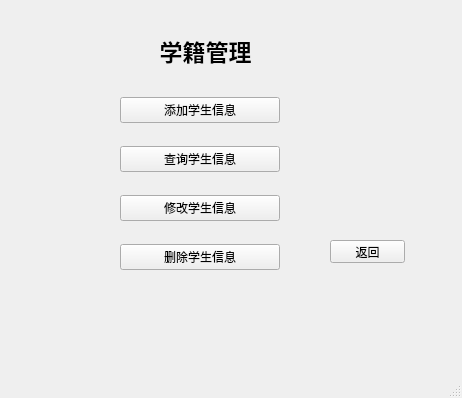
<?xml version="1.0" encoding="UTF-8"?>
<ui version="4.0">
 <class>StuInfoManage</class>
 <widget class="QMainWindow" name="StuInfoManage">
  <property name="geometry">
   <rect>
    <x>0</x>
    <y>0</y>
    <width>462</width>
    <height>398</height>
   </rect>
  </property>
  <property name="windowTitle">
   <string>MainWindow</string>
  </property>
  <widget class="QWidget" name="centralwidget">
   <widget class="QLabel" name="label">
    <property name="geometry">
     <rect>
      <x>60</x>
      <y>30</y>
      <width>291</width>
      <height>41</height>
     </rect>
    </property>
    <property name="font">
     <font>
      <pointsize>17</pointsize>
      <weight>75</weight>
      <bold>true</bold>
     </font>
    </property>
    <property name="text">
     <string>学籍管理</string>
    </property>
    <property name="alignment">
     <set>Qt::AlignCenter</set>
    </property>
   </widget>
   <widget class="QWidget" name="verticalLayoutWidget">
    <property name="geometry">
     <rect>
      <x>120</x>
      <y>80</y>
      <width>160</width>
      <height>211</height>
     </rect>
    </property>
    <layout class="QVBoxLayout" name="verticalLayout">
     <item>
      <widget class="QPushButton" name="addfinfo">
       <property name="text">
        <string>添加学生信息</string>
       </property>
      </widget>
     </item>
     <item>
      <widget class="QPushButton" name="selectinfo">
       <property name="text">
        <string>查询学生信息</string>
       </property>
      </widget>
     </item>
     <item>
      <widget class="QPushButton" name="changeinfo">
       <property name="text">
        <string>修改学生信息</string>
       </property>
      </widget>
     </item>
     <item>
      <widget class="QPushButton" name="deleteinfo">
       <property name="text">
        <string>删除学生信息</string>
       </property>
      </widget>
     </item>
    </layout>
   </widget>
   <widget class="QPushButton" name="exit">
    <property name="geometry">
     <rect>
      <x>330</x>
      <y>240</y>
      <width>75</width>
      <height>23</height>
     </rect>
    </property>
    <property name="text">
     <string>返回</string>
    </property>
   </widget>
  </widget>
  <widget class="QMenuBar" name="menubar">
   <property name="geometry">
    <rect>
     <x>0</x>
     <y>0</y>
     <width>462</width>
     <height>28</height>
    </rect>
   </property>
  </widget>
  <widget class="QStatusBar" name="statusbar"/>
 </widget>
 <resources/>
 <connections/>
</ui>
